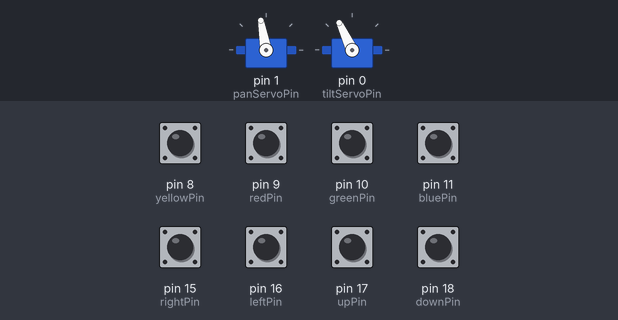
A sketch run on a simulated Arduino Uno, built with avr-gcc and run on an emulated ATmega328P. On the bench: 2 × servo. The inputs (shaded band) are chosen by the test bench; at power-on: pin 8 (yellowPin), pin 9 (redPin), pin 10 (greenPin), pin 11 (bluePin), pin 15 (rightPin), pin 16 (leftPin), pin 17 (upPin), pin 18 (downPin) HIGH. Random numbers use the default seed unless the sketch sets one.

Above: at 1.2 s.
1.3 s: pin 9 (redPin) pulled LOW for 0.15 s
At 1.46 s:
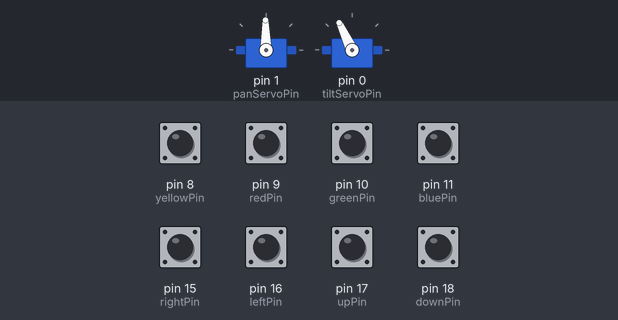
4.3 s: pin 15 (rightPin) pulled LOW for 1 s
At 5.9 s:
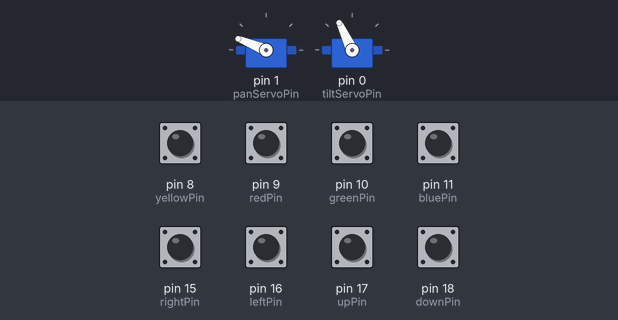
6.8 s: pin 10 (greenPin) pulled LOW for 0.15 s
At 7.05 s:
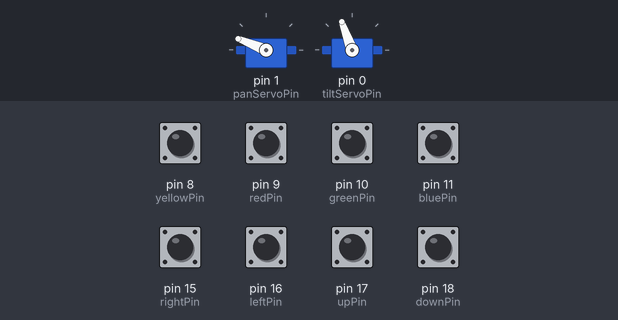
9.9 s: pin 15 (rightPin) pulled LOW for 0.15 s
At 11.2 s:
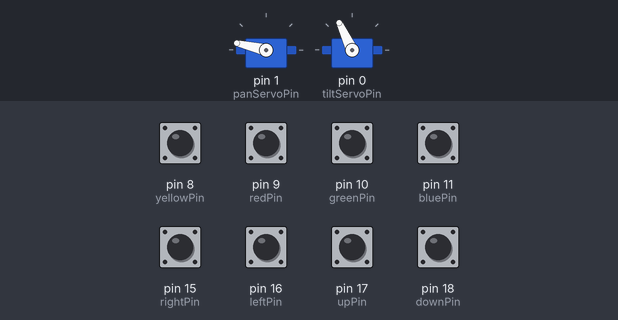
11.5 s: pin 17 (upPin) pulled LOW for 0.15 s
At 12.4 s:
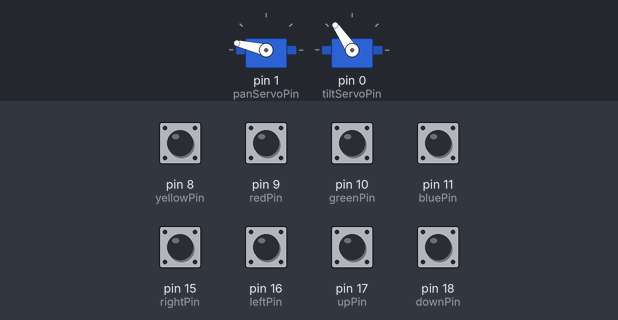
13.1 s: pin 16 (leftPin) pulled LOW for 1 s
At 13.56 s:
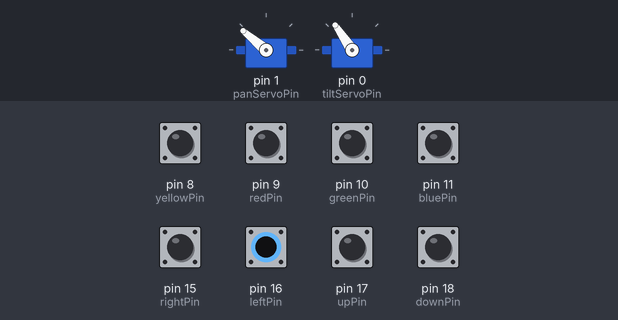
Timing chart, 0 to 16.1 s (numbered marks = the images above; inputs shaded):
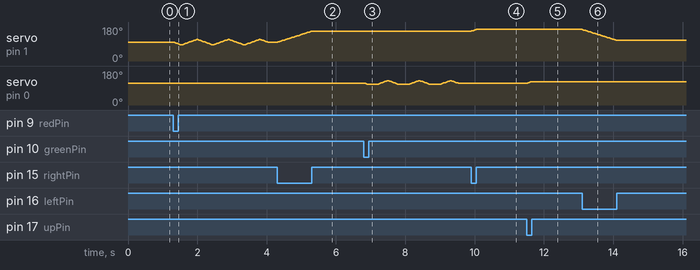

Measured:
- after the input at 4.3 s, servo on pin 1 (panServoPin): moves from 100° to 158° over 0.98 s, starting at once
- after the input at 9.9 s, servo on pin 1 (panServoPin): 158° → 167° at once
- after the input at 11.5 s, servo on pin 0 (tiltServoPin): 115° → 124° at once
- after the input at 13.1 s, servo on pin 1 (panServoPin): moves from 167° to 109° over 0.98 s, starting at once

The sketch:

PLAY__Moving_Light_Panel_Blue.ino
```cpp
// (licence header left out)
#include <Servo.h>

// Pin assignments
#define  redPin     9
#define  greenPin   10
#define  bluePin    11
#define  yellowPin  8

#define  leftPin   16
#define  rightPin  15
#define  upPin     17
#define  downPin   18

#define  panServoPin   1
#define  tiltServoPin  0

#define  joystickCheckInterval  50

// Count clock cycles until next input check
int joystickCheckCounter = 0;

// States of all buttons and switches
int redState, greenState, blueState, yellowState;
int leftState, rightState, upState, downState;

// Pan/tilt servos
Servo panServo, tiltServo;
int panPosition, tiltPosition;
int servoDelay = 15;

// Pan servo variables
int panHomePosition = 100;  // center of axis
int panSavedPosition;
int panMinPosition = 50;
int panMaxPosition = 180;

// Tilt servo variables
int tiltHomePosition = 115;
int tiltSavedPosition;
int tiltMinPosition = 110;
int tiltMaxPosition = 180;

// Non-blocking delay counter for servo updates to prevent excessive jittering
int servoUpdateCounter = 0;
int servoUpdateInterval = 50;

// Servo sleep mode
int servoSleepCounter = 0;
int servoSleepThreshold = 1000000;  // number of clock cycles to wait before putting servos to sleep. Through experimentation this number comes out to be about 3-5 minutes.
boolean servosAsleep = false;

// Output useful information to Serial
boolean debug = true;

void setup() {
  // Set up arcade dome buttons
  pinMode(redPin, INPUT_PULLUP);
  pinMode(greenPin, INPUT_PULLUP);
  pinMode(bluePin, INPUT_PULLUP);
  pinMode(yellowPin, INPUT_PULLUP);

  // Set up joystick
  pinMode(leftPin, INPUT_PULLUP);
  pinMode(rightPin, INPUT_PULLUP);
  pinMode(upPin, INPUT_PULLUP);
  pinMode(downPin, INPUT_PULLUP);

  // Set up pan/tilt servos
  panServo.attach(panServoPin);
  tiltServo.attach(tiltServoPin);

  // Move servos to home position
  panServo.write(panHomePosition);
  tiltServo.write(tiltHomePosition);

  // Set current position of servos to home position
  panPosition = panHomePosition;
  tiltPosition = tiltHomePosition;

  // Initialize Serial connection now so that debug can flip without reboot
  Serial.begin(9600);

  // Wait for servos
  delay(servoDelay);
}

void loop() {
  // Get states of all buttons
  redState = digitalRead(redPin);
  greenState = digitalRead(greenPin);
  blueState = digitalRead(bluePin);
  yellowState = digitalRead(yellowPin);

  // Get states of all joystick directional switches
  leftState = digitalRead(leftPin);
  rightState = digitalRead(rightPin);
  upState = digitalRead(upPin);
  downState = digitalRead(downPin);

  // Servo sleep mode ----------------------------------------------------------------
  // - put servos to "sleep" when no buttons have been pressed for a while
  if(leftState && rightState && upState && downState && redState && greenState && blueState && yellowState) {
    if(!servosAsleep) {
      if(servoSleepCounter >= servoSleepThreshold) {
        Serial.println("Putting servos to sleep");

        // Move tilt and pan servos to safe positions before detaching them to prevent mechanical jams
        tiltServo.write(tiltHomePosition);
        delay(1000);
        panServo.write(panHomePosition);
        delay(1000);

        // Turn off PWM signals to servos, causing them to go "limp"
        panServo.detach();
        tiltServo.detach();

        servosAsleep = true;
      } else {
        servoSleepCounter++;
      }
    }
  } else {
    servoSleepCounter = 0;

    // Wake up servos
    if(servosAsleep) {
      Serial.println("Waking up servos");

      // Restart PWM signals to servos to "wake" them
      panServo.attach(panServoPin);
      tiltServo.attach(tiltServoPin);

      panServo.write(panHomePosition);
      tiltServo.write(tiltHomePosition);

      delay(servoDelay);

      servosAsleep = false;
    }
  }

  // Use joystick to update servo positions ----------------------------------------
  if(joystickCheckCounter >= joystickCheckInterval && !servosAsleep) {
    if(!leftState)
      if(panPosition > panMinPosition)
        panPosition--;

    if(!rightState)
      if(panPosition < panMaxPosition)
        panPosition++;

    if(!downState)
      if(tiltPosition > tiltMinPosition)
        tiltPosition--;

    if(!upState)
      if(tiltPosition < tiltMaxPosition)
        tiltPosition++;

    joystickCheckCounter = 0;
  } else {
    joystickCheckCounter++;
  }

  // Use yellow button to return servos to home -------------------------------------
  if(!yellowState && !servosAsleep) {
    panPosition = panHomePosition;
    tiltPosition = tiltHomePosition;
  }

  // Use red button to shake side to side ------------------------------------
  if(!redState && !servosAsleep) {
    panSavedPosition = panPosition;

    // shake left/right 3 times
    for(int i=0; i<3; i++) {
      // move left a bit
      for(int x=0; x<15; x++) {
        panServo.write( constrain(panPosition - x, panMinPosition, panMaxPosition) );
        delay(servoDelay);
      }

      // move back to center
      for(int x=15; x>0; x--) {
        panServo.write( constrain(panPosition - x, panMinPosition, panMaxPosition) );
        delay(servoDelay);
      }

      // move right a bit
      for(int x=0; x<15; x++) {
        panServo.write( constrain(panPosition + x, panMinPosition, panMaxPosition) );
        delay(servoDelay);
      }

      // move back to center
      for(int x=15; x>0; x--) {
        panServo.write( constrain(panPosition + x, panMinPosition, panMaxPosition) );
        delay(servoDelay);
      }
    }

    // Return servo to original position
    panPosition = panSavedPosition;
    panServo.write(panPosition);
    delay(servoDelay);
  }

  // Use green button to shake up and down -----------------------------------------
  if(!greenState && !servosAsleep) {
    tiltSavedPosition = tiltPosition;

    // shake up/down 3 times
    for(int i=0; i<3; i++) {
      // move up a bit
      for(int y=0; y<15; y++) {
        tiltServo.write( constrain(tiltPosition - y, tiltMinPosition, tiltMaxPosition) );
        delay(servoDelay);
      }

      // move back to center
      for(int y=15; y>0; y--) {
        tiltServo.write( constrain(tiltPosition - y, tiltMinPosition, tiltMaxPosition) );
        delay(servoDelay);
      }

      // move down a bit
      for(int y=0; y<15; y++) {
        tiltServo.write( constrain(tiltPosition + y, tiltMinPosition, tiltMaxPosition) );
        delay(servoDelay);
      }

      // move back to center
      for(int y=15; y>0; y--) {
        tiltServo.write( constrain(tiltPosition + y, tiltMinPosition, tiltMaxPosition) );
        delay(servoDelay);
      }
    }

    tiltPosition = tiltSavedPosition;
    tiltServo.write(tiltPosition);
    delay(servoDelay);
  }

  // Use blue button to move in circle -----------------------------------------
  if(!blueState && servosAsleep) {
    panPosition += random(-15,15);
    tiltPosition += random(-15,15);
  }

  // Update the servos with non-blocking delay ------------------------------------
  if(servoUpdateCounter == servoUpdateInterval && !servosAsleep) {
    panPosition = constrain(panPosition, panMinPosition, panMaxPosition);
    tiltPosition = constrain(tiltPosition, tiltMinPosition, tiltMaxPosition);

    panServo.write(panPosition);
    tiltServo.write(tiltPosition);

    delay(servoDelay);

    servoUpdateCounter = 0;
  } else {
    servoUpdateCounter++;
  }

  // Output useful information to Serial ----------------------------------------
  if(debug) {
//    // Output colored dome button states
//    Serial.print("R=");
//    Serial.print(redState);
//    Serial.print(" G=");
//    Serial.print(greenState);
//    Serial.print(" B=");
//    Serial.print(blueState);
//    Serial.print(" Y=");
//    Serial.print(yellowState);
//
    // Output  direction switch states
//    Serial.print(" --- ");
//    Serial.print("L=");
//    Serial.print(leftState);
//    Serial.print(" R=");
//    Serial.print(rightState);
//    Serial.print(" U=");
//    Serial.print(upState);
//    Serial.print(" D=");
//    Serial.println(downState);

//    Serial.println(tiltPosition);
  }

}
```
